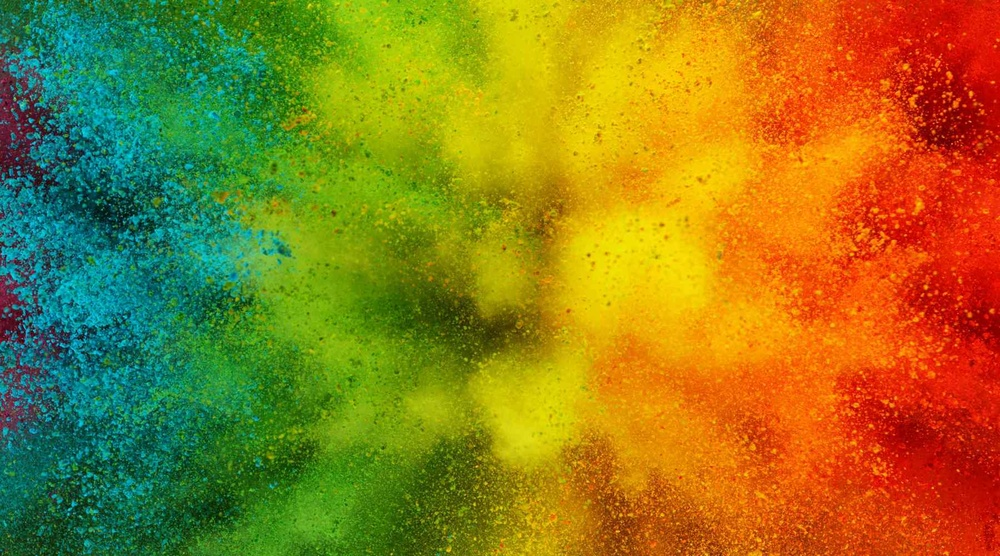
%> input picture img.jpg, 1000 x 556 px, shrunk from 1800 x 1000 before the run
$ octave img_2_Only_R_G_B.m   (GNU Octave 9; MATLAB toolbox functions it lacks are replaced by stand-ins)
%> lines starting %> are read from the running program, lines starting %| are printed output that depends on the picture
img = imread("img.jpg");
%> img is the input picture: size 556x1000x3 uint8; mean R, G, B 143.4, 123.4, 29.1

[rows, cols, channels] = size(img);
%> rows = 556; cols = 1000; channels = 3

red_img = zeros(rows, cols, 3, 'uint8');
red_img(:,:,1) = img(:,:,1);
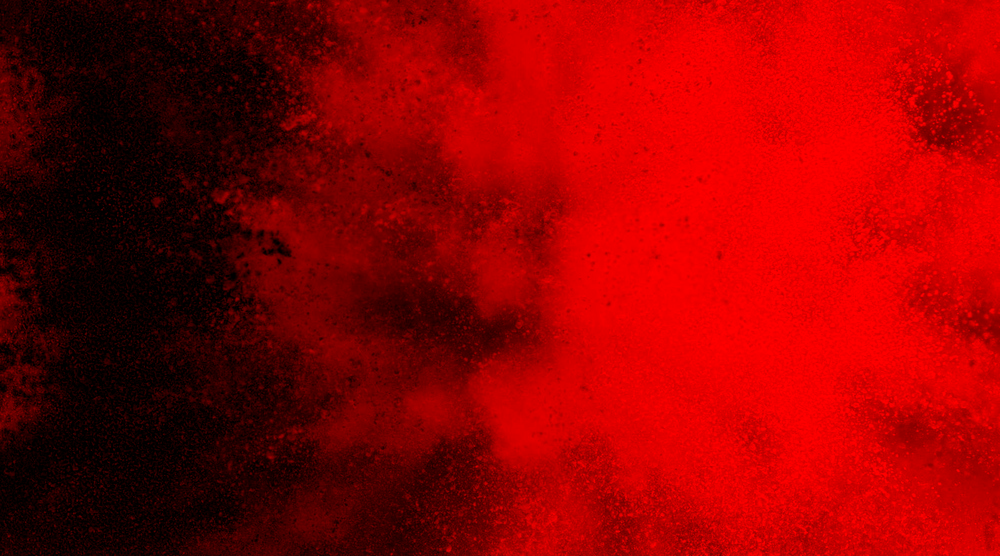
%> red_img: size 556x1000x3 uint8; mean R, G, B 143.4, 0, 0

green_img = zeros(rows, cols, 3, 'uint8');
green_img(:,:,2) = img(:,:,2);
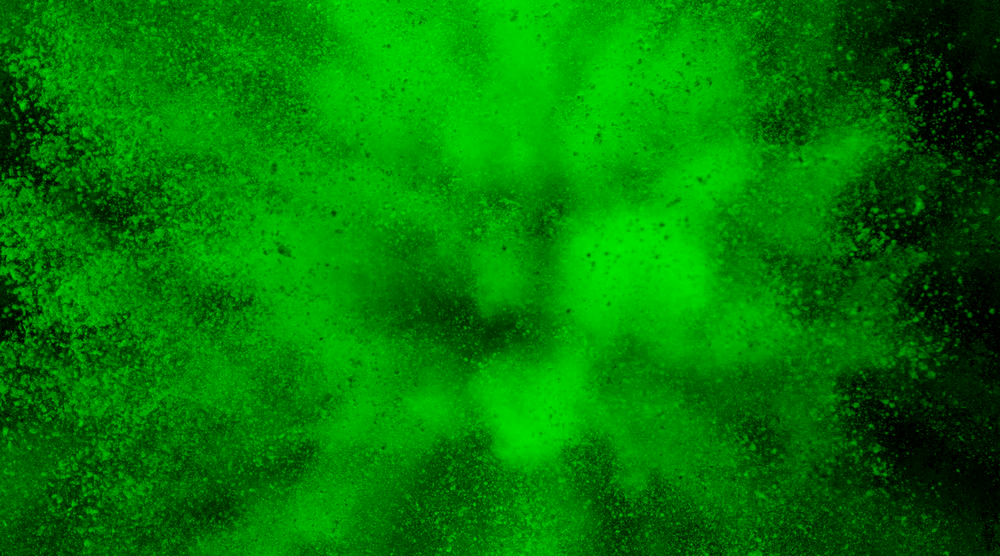
%> green_img: size 556x1000x3 uint8; mean R, G, B 0, 123.4, 0

blue_img = zeros(rows, cols, 3, 'uint8');
blue_img(:,:,3) = img(:,:,3);
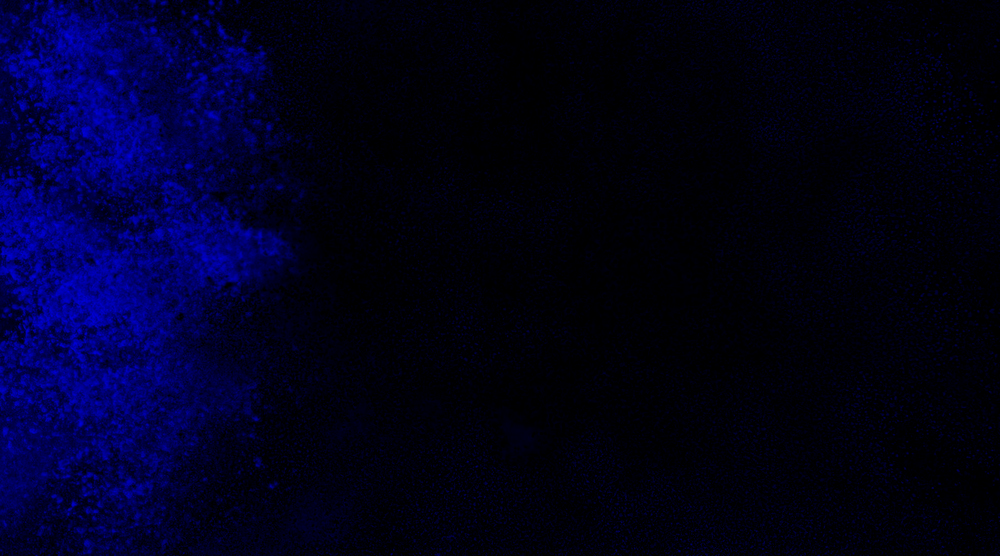
%> blue_img: size 556x1000x3 uint8; mean R, G, B 0, 0, 29.1

figure;
subplot(2,2,1); imshow(img); title('Original RGB Image');
subplot(2,2,2); imshow(red_img); title('Red Only');
subplot(2,2,3); imshow(green_img); title('Green Only');
subplot(2,2,4); imshow(blue_img); title('Blue Only');
